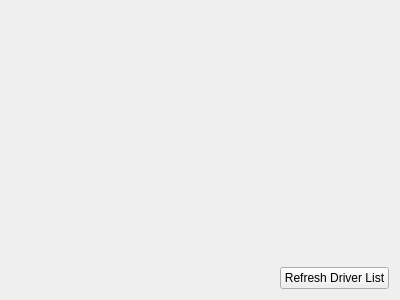
<?xml version="1.0" encoding="UTF-8"?>
<ui version="4.0">
 <class>Module</class>
 <widget class="QWidget" name="Module">
  <property name="geometry">
   <rect>
    <x>0</x>
    <y>0</y>
    <width>400</width>
    <height>300</height>
   </rect>
  </property>
  <property name="windowTitle">
   <string>Dialog</string>
  </property>
  <layout class="QVBoxLayout" name="verticalLayout">
   <item>
    <layout class="QVBoxLayout" name="driverOptionsVLayout"/>
   </item>
   <item>
    <widget class="QWidget" name="widget" native="true"/>
   </item>
   <item>
    <spacer name="verticalSpacer">
     <property name="orientation">
      <enum>Qt::Vertical</enum>
     </property>
     <property name="sizeHint" stdset="0">
      <size>
       <width>20</width>
       <height>40</height>
      </size>
     </property>
    </spacer>
   </item>
   <item>
    <layout class="QHBoxLayout" name="horizontalLayout">
     <item>
      <spacer name="horizontalSpacer">
       <property name="orientation">
        <enum>Qt::Horizontal</enum>
       </property>
       <property name="sizeHint" stdset="0">
        <size>
         <width>40</width>
         <height>20</height>
        </size>
       </property>
      </spacer>
     </item>
     <item>
      <widget class="QPushButton" name="pushButton">
       <property name="text">
        <string>Refresh Driver List</string>
       </property>
       <property name="icon">
        <iconset theme="view-refresh"/>
       </property>
      </widget>
     </item>
    </layout>
   </item>
  </layout>
 </widget>
 <resources/>
 <connections/>
</ui>
